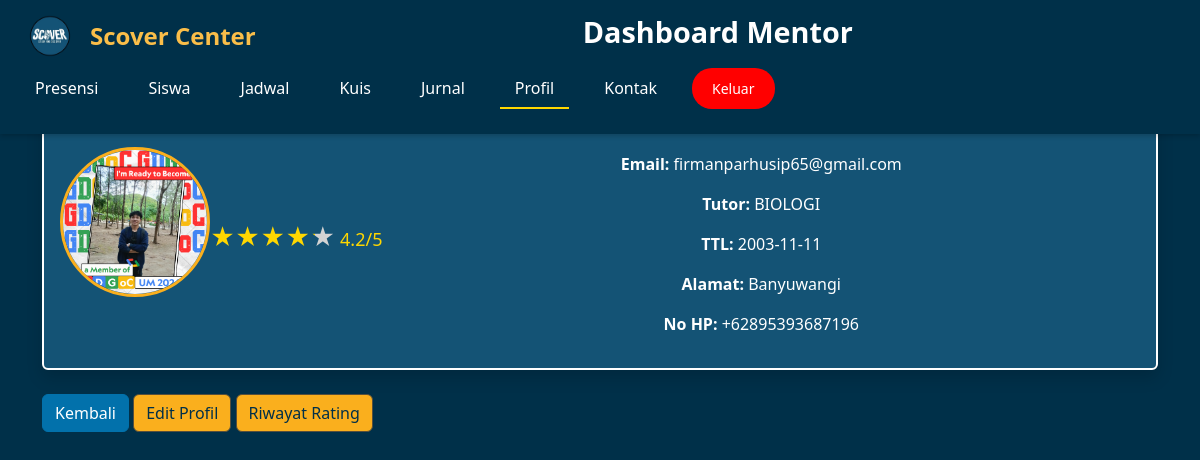
Page /SCOVER1/profile_mentor.php (signed in) on the committed database.
### tables this page shows
CREATE TABLE `mentor` (
  `pengajar_id` int(11) NOT NULL,
  `full_name` varchar(50) NOT NULL,
  `email` varchar(50) NOT NULL,
  `password` varchar(255) NOT NULL,
  `mapel` varchar(20) NOT NULL,
  `nohp` varchar(255) NOT NULL,
  `gambar` varchar(255) NOT NULL,
  `alamat` varchar(100) NOT NULL,
  `ttl` date NOT NULL,
  `created_at` timestamp NOT NULL DEFAULT current_timestamp() ON UPDATE current_timestamp()
);

### SCOVER1/profile_mentor.php (the view, shortened to what this page needs)
<?php
include 'koneksi.php';
$email = isset($_SESSION['user_email']) ? $_SESSION['user_email'] : null;
if ($email) {
    $query = "SELECT pengajar_id, full_name, email, alamat, gambar, ttl, mapel, nohp FROM mentor WHERE email = ?";
    $stmt = mysqli_prepare($conn, $query);
    mysqli_stmt_bind_param($stmt, "s", $email);
    mysqli_stmt_execute($stmt);
    $result = mysqli_stmt_get_result($stmt);
    $data = mysqli_fetch_assoc($result);
    $pengajar_id = $data['pengajar_id'];
    $rating_query = "SELECT AVG(rating) as avg_rating FROM rating_pengajar WHERE pengajar_id = ?";
    $stmt_rating = mysqli_prepare($conn, $rating_query);
    mysqli_stmt_bind_param($stmt_rating, "i", $pengajar_id);
    mysqli_stmt_execute($stmt_rating);
    $rating_result = mysqli_stmt_get_result($stmt_rating);
    $rating_data = mysqli_fetch_assoc($rating_result);
    $average_rating = round($rating_data['avg_rating'], 1) ?? 0;
} else {
    echo "<script>alert('Anda belum login!'); window.location.href='login_mentor.php';</script>";
    exit();
}
?>
<!DOCTYPE html>
<html lang="id">
<head>
    <link href="https://cdn.jsdelivr.net/npm/bootstrap@5.3.0-alpha1/dist/css/bootstrap.min.css" rel="stylesheet">
    <link rel="stylesheet" href="css/navbar.css">
</head>
<body>
<nav class="navbar">
        <div class="logo">
            <img src="images/foto4.png" alt="Logo">
            <span class="logo-text">Scover Center</span>
        </div>
        <h1 class="title">Dashboard Mentor</h1>
        <ul class="nav-links">
            <li><a href="home_mentor.php">Presensi</a></li>
            <li><a href="siswa.php">Siswa</a></li>
            <li><a href="jadwal.php">Jadwal</a></li>
            <li><a href="kuis.php">Kuis</a></li>
            <li><a href="jurnal.php">Jurnal</a></li>
            <li><a href="profile_mentor.php" class="active">Profil</a></li>
            <li><a href="kontak_mentor.php">Kontak</a></li>
            <li><button class="logout-btn" onclick="confirmLogout()">Keluar</button></li>
        </ul>
    </nav>
    <div class="container mt-5">
        <h2 class="text-center">Profil Pengguna Pengajar</h2>
        <div class="card p-3 shadow mb-4 text-center">
            <?php
            $imagePath = "uploads/" . basename(htmlspecialchars($data['gambar']));
            if (!empty($data['gambar']) && file_exists($imagePath)) {
            ?>
                <img src="<?= $imagePath; ?>" alt="Foto Profil" class="profile-img">
            <?php
            } else {
            ?>
                <img src="uploads1/default.png" alt="Foto Profil Default" class="profile-img">
            <?php
            }
            ?>
<div class="rating">
    <?php
    $fullStars = floor($average_rating);
    $decimal = $average_rating - $fullStars;
    for ($i = 0; $i < $fullStars; $i++) {
        echo '<span class="star full">★</span>';
    }
    if ($decimal > 0) {
        $percentage = $decimal * 100;
        echo '<span class="star partial" style="--fill:' . $percentage . '%;">★</span>';
    }
    ?>
    <?= number_format($average_rating, 1); ?>/5
</div>
            <div class="profile-info">
                <p><strong>Nama Lengkap:</strong> <?= htmlspecialchars($data['full_name']); ?></p>
                <p><strong>Email:</strong> <?= htmlspecialchars($data['email']); ?></p>
                <p><strong>Tutor:</strong> <?= htmlspecialchars($data['mapel'] ?? '-'); ?></p>
                <p><strong>TTL:</strong> <?= htmlspecialchars($data['ttl'] ?? '-'); ?></p>
                <p><strong>Alamat:</strong> <?= htmlspecialchars($data['alamat'] ?? '-'); ?></p>
                <p><strong>No HP:</strong> <?= htmlspecialchars($data['nohp'] ?? '-'); ?></p>
            </div>
        </div>
        <a href="home_mentor.php" class="btn btn-primary">Kembali</a>
        <a href="edit_profile_mentor.php" class="btn btn-secondary">Edit Profil</a>
        <a href="riwayat_rating.php" class="btn btn-secondary">Riwayat Rating</a>
    </div>
</body>
</html>

### SCOVER1/css/navbar.css (style rules this page uses)
.navbar { display: flex; justify-content: space-between; align-items: center; flex-wrap: wrap; background-color: #003049; color: white; width: 100%; padding: 15px 20px; position: fixed; top: 0; left: 0; z-index: 1000; box-shadow: 0 2px 5px rgba(0, 0, 0, 0.2); }
.navbar .logo { display: flex; align-items: center; gap: 10px; }
.navbar .logo img { width: 60px; height: auto; }
.navbar .logo-text { font-size: 1.5em; font-weight: bold; color: #fabe49; white-space: nowrap; }
.navbar .title { font-size: 1.8em; font-weight: bold; color: white; text-align: center; flex-grow: 1; white-space: nowrap; }
.navbar .nav-links { display: flex; flex-direction: row; justify-content: center; align-items: center; gap: 20px; list-style: none; margin: 0; padding: 0; }
.navbar .nav-links a { position: relative; text-decoration: none; color: white; font-size: 16px; padding: 10px 15px; transition: all 0.3s ease; }
.navbar .nav-links a::after { content: ""; position: absolute; bottom: 0; left: 0; width: 0; height: 2px; background-color: #ffd700; transition: width 0.3s ease; }
.navbar .nav-links a:hover::after, .navbar .nav-links a.active::after { width: 100%; }
.navbar .logout-btn { background-color: red; border: none; padding: 10px 20px; border-radius: 20px; font-size: 14px; color: white; cursor: pointer; display: flex; align-items: center; justify-content: center; height: auto; transition: background-color 0.3s ease, transform 0.2s ease; margin: 0 10px 0 0; white-space: nowrap; }
.navbar .nav-links li { margin: 10px 0; text-align: center; font-size: 16px; }

### SCOVER1/profile_mentor.php (style rules this page uses)
body { background-color: #003049; color: #fabe49; }
.card { background-color: #145375; color: white; border: 2px solid white; display: flex; flex-direction: row; align-items: center; padding: 20px; }
.rating { font-size: 18px; color: #ffd700; margin-top: 10px; }
.profile-info { flex-grow: 1; }
.profile-img { width: 150px; height: 150px; border-radius: 50%; object-fit: cover; display: block; margin: 0 auto 20px; border: 3px solid #faaf1d; }
.btn-primary { background-color: #0271ab; border-color: #0271ab; }
.btn-secondary { background-color: #faaf1d; border-color: rgb(88, 79, 59); color: #003049; }
h2 { color: #faaf1d; }
.star { font-size: 24px; display: inline-block; }
.star.full { color: #ffd700; }
.star.partial { background: linear-gradient(to right, #ffd700 var(--fill), #d3d3d3 var(--fill)); -webkit-background-clip: text; -webkit-text-fill-color: transparent; display: inline-block; position: relative; }

### rows in the picture
mentor: gambar (picture), email "firmanparhusip65@gmail.com", mapel "BIOLOGI", ttl "2003-11-11", alamat "Banyuwangi", nohp "+62895393687196"

### other values in the picture
$average_rating "4.2"
